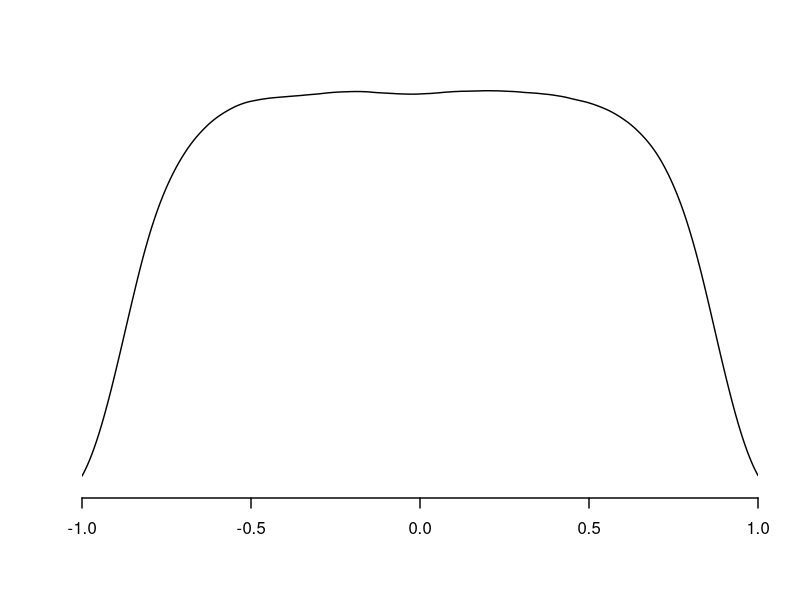
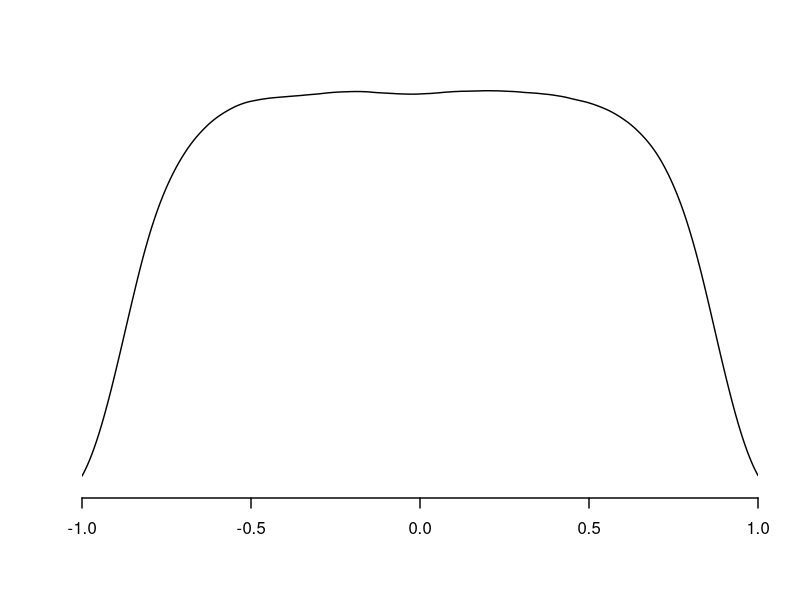

The R script that drew these images, in order:
#####################################
### This file generates Figure 16.6a
### Spurious Regression Correlation Distributions
#####################################
### Uses file figure16_6a.txt
#########################################


dat <- read.table("figure16_6a.txt")
x <- dat[,1]
f1 <- dat[,2]

wd <- 1.4

pdf("HANSEN16-6a.pdf",family="Helvetica",colormodel='cmyk',width=4.5,height=4.5)
plot(x,f1,type="l",xaxs="i",yaxs="i",ylab="",xlab="",bty="n",xaxt="n",yaxt="n",lwd=wd,ylim=c(0,.62)) 
axis(side=1,seq(-1,1,.5),lwd=wd)
dev.off()

postscript("HANSEN16-6a.eps",paper="special",width=4.5,height=4.5,horizontal=FALSE,onefile=FALSE,family="Helvetica",colormodel='cmyk')
plot(x,f1,type="l",xaxs="i",yaxs="i",ylab="",xlab="",bty="n",xaxt="n",yaxt="n",lwd=wd,ylim=c(0,.62)) 
axis(side=1,seq(-1,1,.5),lwd=wd)
dev.off()
